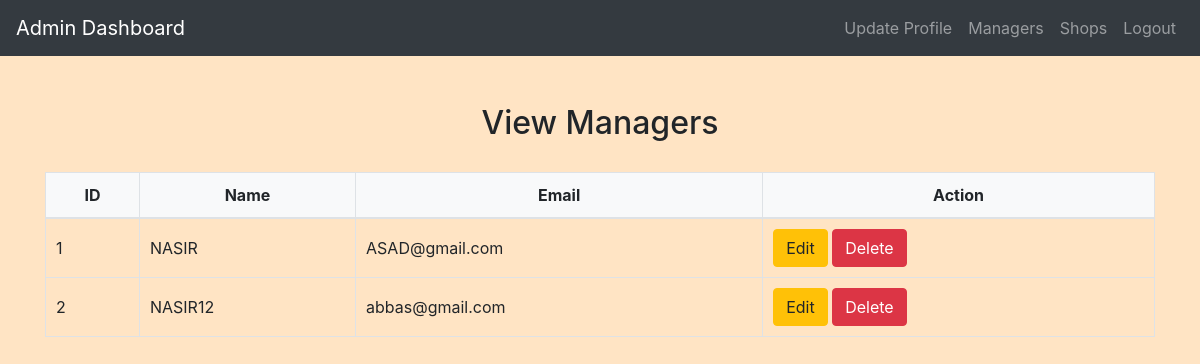
The page /admin/view_managers.php (signed in) on the database its author committed.
### tables this page shows
CREATE TABLE `managers` (
  `manager_id` int(11) NOT NULL,
  `Name` varchar(255) NOT NULL,
  `Email` varchar(255) NOT NULL,
  `Password` varchar(255) NOT NULL
);

### admin/view_managers.php (the view, shortened to what this page needs)
<?php
include('config.php');
$sql = "SELECT * FROM managers";
$result = mysqli_query($conn, $sql);
if (mysqli_num_rows($result) > 0) {
    $managers = mysqli_fetch_all($result, MYSQLI_ASSOC);
} else {
    $managers = [];
}
?>
<!DOCTYPE html>
<html>
<head>
    <link rel="stylesheet" href="https://maxcdn.bootstrapcdn.com/bootstrap/4.5.2/css/bootstrap.min.css">
    <link rel="stylesheet" href="../css/style.css">
</head>
<body>
<?php
include('admin_navbar.php');
?>
<div class="container mt-5">
    <h2>View Managers</h2>
    <table class="table">
        <thead>
        <tr>
            <th>ID</th>
            <th>Name</th>
            <th>Email</th>
            <th>Action</th>
        </tr>
        </thead>
        <tbody>
        <?php foreach ($managers as $manager): ?>
            <tr>
                <td><?php echo $manager['manager_id']; ?></td>
                <td><?php echo $manager['Name']; ?></td>
                <td><?php echo $manager['Email']; ?></td>
                <td>
                    <a href="edit_manager.php?id=<?php echo $manager['manager_id']; ?>" class="btn btn-warning">Edit</a>
                    <button class="btn btn-danger" onclick="confirmDelete(<?php echo $manager['manager_id']; ?>)">Delete</button>
                </td>
            </tr>
        <?php endforeach; ?>
        </tbody>
    </table>
</div>
</body>
</html>

### css/style.css (style rules this page uses)
body { background-color: bisque; }
h1, h2, h3, h4 { text-align: center; margin-top: 30px; margin-bottom: 30px; }
.table { width: 100%; border-collapse: collapse; margin-top: 20px; }
.table th, .table td { padding: 10px; border: 1px solid #dee2e6; }
.table thead th { background-color: #f8f9fa; font-weight: bold; text-align: center; }
.table tbody td { vertical-align: middle; }

### rows shown on the page
managers: manager_id "1", Name "NASIR", Email "ASAD@gmail.com"
managers: manager_id "2", Name "NASIR12", Email "abbas@gmail.com"
